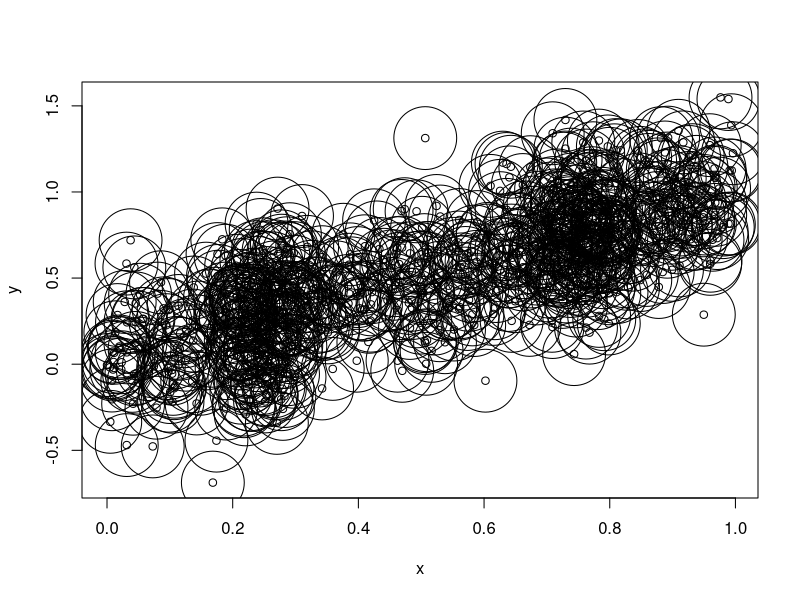
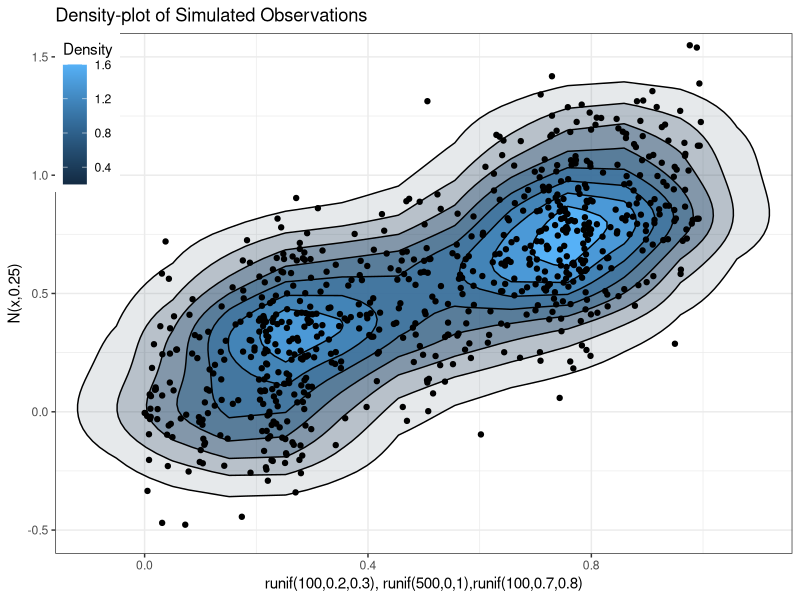

Recreate these plots in R, in order.
x = c(runif(100,0.2,0.3), runif(500,0,1),runif(100,0.7,0.8))
y = rep(0, length(x))
for(i in 1:length(x)){
  y[i] = rnorm(1, mean = x[i], sd = 0.25)
}
plot(x,y)
symbols(x=x, y=y, circles=rep(0.05,length(x)), add=T, inches=F)
require("ggplot2")
x = c(-5,x)
y = c(-1,y)
x = c(5,x)
y = c(-1,y)
df = data.frame(cbind(x,y)); colnames(df) = c("x","y")

commonTheme = list(labs(color="Density",fill="Density",
                        x="runif(100,0.2,0.3), runif(500,0,1),runif(100,0.7,0.8)",
                        y="N(x,0.25)"),
                    theme_bw(),
                   theme(legend.position=c(0,1),
                         legend.justification=c(0,1)))

m = ggplot(data=df,aes(x,y)) + 
  coord_cartesian(xlim = c(-.1,1.1), ylim = c(-0.5,1.5))

m +  stat_density2d(aes(fill=..level..,alpha=..level..),geom='polygon',colour='black') + 
  scale_color_hue(l = 20, c = 200) +
  guides(alpha="none") +
  ggtitle("Density-plot of Simulated Observations") +
  geom_point(color = "black") + commonTheme
  